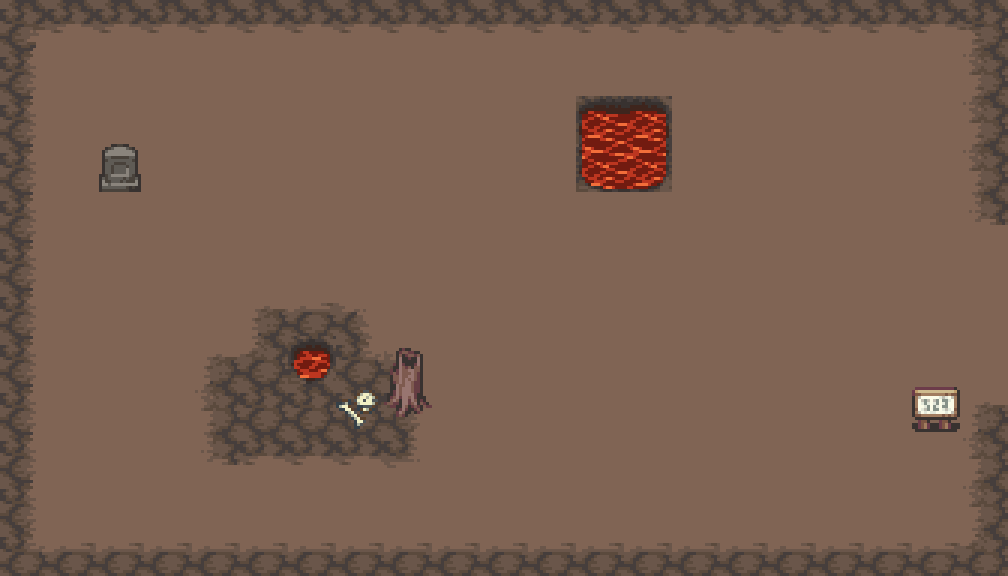

This game map was drawn from its Tiled (.tmx) file and the tilesets committed beside it. A one-line description and the full map source follow:
An orthogonal 21x12 tile map with 48x48 px tiles, 2 tile layers (Tile Layer 1, Tile Layer 2), 3 tilesets.

<map version="1.8" tiledversion="1.8.2" orientation="orthogonal" renderorder="right-down" width="21" height="12" tilewidth="48" tileheight="48" infinite="0" nextlayerid="3" nextobjectid="1">
 <tileset firstgid="1" name="tf_A5_ashlands_3" tilewidth="48" tileheight="48" tilecount="128" columns="8">
  <image source="time_fantasy/tf_ashlands/3x_RMMV/tf_A5_ashlands_3.png" width="384" height="768" />
 </tileset>
 <tileset firstgid="129" name="tf_A1_ashlands_3" tilewidth="48" tileheight="48" tilecount="192" columns="16">
  <image source="time_fantasy/tf_ashlands/3x_RMMV/tf_A1_ashlands_3.png" width="768" height="576" />
 </tileset>
 <tileset firstgid="321" name="tf_B_ashlands_3" tilewidth="48" tileheight="48" tilecount="256" columns="16">
  <image source="time_fantasy/tf_ashlands/3x_RMMV/tf_B_ashlands_3.png" width="768" height="768" />
 </tileset>
 <layer id="1" name="Tile Layer 1" width="21" height="12">
  <data encoding="csv">
30,31,31,31,31,31,31,31,31,31,31,31,31,31,31,31,31,31,31,31,32,
38,39,39,39,39,39,39,39,39,39,39,39,39,39,39,39,39,39,39,39,40,
38,39,39,39,39,39,39,39,39,39,39,39,243,244,39,39,39,39,39,39,40,
38,39,39,39,39,39,39,39,39,39,39,39,259,260,39,39,39,39,39,39,40,
38,39,39,39,39,39,39,39,39,39,39,39,39,39,39,39,39,39,39,39,56,
38,39,39,39,39,39,39,39,39,39,39,39,39,39,39,39,39,39,39,39,39,
38,39,39,39,39,64,47,63,39,39,39,39,39,39,39,39,39,39,39,39,39,
38,39,39,39,64,48,229,46,63,39,39,39,39,39,39,39,39,39,39,39,39,
38,39,39,39,40,2,2,2,38,39,39,39,39,39,39,39,39,39,39,39,64,
38,39,39,39,56,31,31,31,55,39,39,39,39,39,39,39,39,39,39,39,40,
38,39,39,39,39,39,39,39,39,39,39,39,39,39,39,39,39,39,39,39,40,
46,47,47,47,47,47,47,47,47,47,47,47,47,47,47,47,47,47,47,47,48
</data>
 </layer>
 <layer id="2" name="Tile Layer 2" width="21" height="12">
  <data encoding="csv">
0,0,0,0,0,0,0,0,0,0,0,0,0,0,0,0,0,0,0,0,0,
0,0,0,0,0,0,0,0,0,0,0,0,0,0,0,0,0,0,0,0,0,
0,0,0,0,0,0,0,0,0,0,0,0,0,0,0,0,0,0,0,0,0,
0,0,517,0,0,0,0,0,0,0,0,0,0,0,0,0,0,0,0,0,0,
0,0,0,0,0,0,0,0,0,0,0,0,0,0,0,0,0,0,0,0,0,
0,0,0,0,0,0,0,0,0,0,0,0,0,0,0,0,0,0,0,0,0,
0,0,0,0,0,0,0,0,0,0,0,0,0,0,0,0,0,0,0,0,0,
0,0,0,0,0,0,0,0,466,0,0,0,0,0,0,0,0,0,0,0,0,
0,0,0,0,0,0,0,516,482,0,0,0,0,0,0,0,0,0,0,325,0,
0,0,0,0,0,0,0,0,0,0,0,0,0,0,0,0,0,0,0,0,0,
0,0,0,0,0,0,0,0,0,0,0,0,0,0,0,0,0,0,0,0,0,
0,0,0,0,0,0,0,0,0,0,0,0,0,0,0,0,0,0,0,0,0
</data>
 </layer>
</map>
